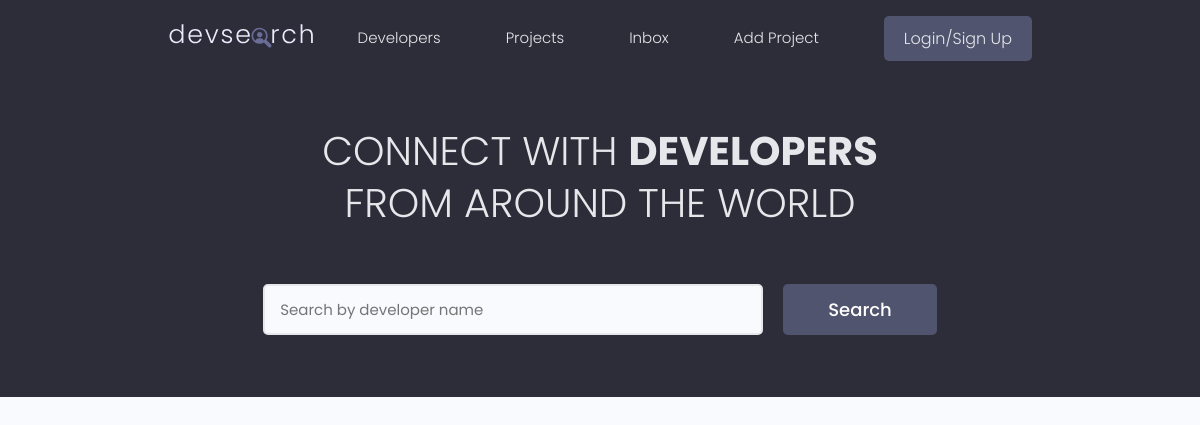
Before: / with the older database file.
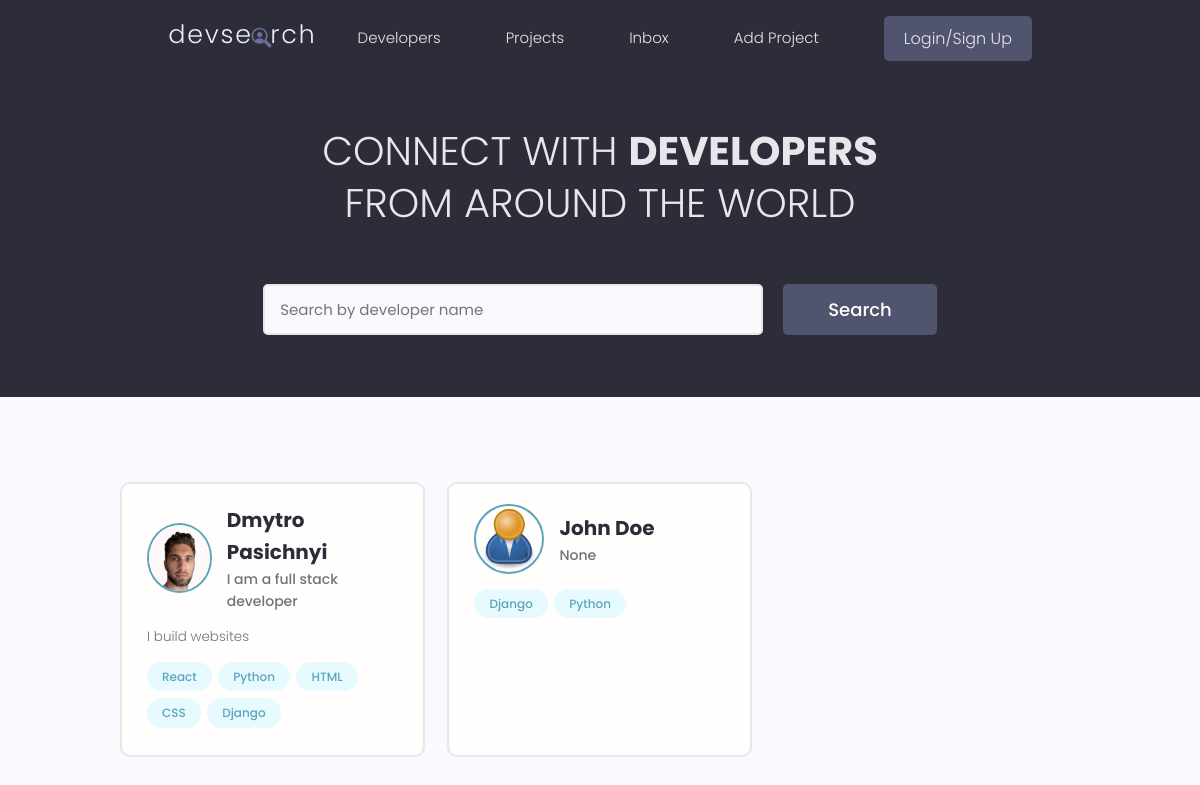
After: the same page with the newer database file.
### users/models.py (models this page shows, shortened)
class Profile(models.Model):
    user = models.OneToOneField(User, on_delete=models.CASCADE, null=True, blank=True)
    name = models.CharField(max_length=200, null=True, blank=True)
    email = models.EmailField(max_length=500, null=True, blank=True)
    username = models.CharField(max_length=200, null=True, blank=True)
    location = models.CharField(max_length=200, null=True, blank=True)
    short_intro = models.CharField(max_length=200, null=True, blank=True)
    bio = models.TextField(null=True, blank=True)
    profile_image = models.ImageField(null=True, blank=True, upload_to="profiles/", default="profiles/user-default.png")
    social_github = models.CharField(max_length=200, null=True, blank=True)
    social_twitter = models.CharField(max_length=200, null=True, blank=True)
    social_linkedin = models.CharField(max_length=200, null=True, blank=True)
    social_youtube = models.CharField(max_length=200, null=True, blank=True)
    social_website = models.CharField(max_length=200, null=True, blank=True)
    created = models.DateTimeField(auto_now_add=True)
    id = models.UUIDField(default=uuid.uuid4, unique=True,
                          primary_key=True, editable=False)

class Skill(models.Model):
    owner = models.ForeignKey(Profile, on_delete=models.CASCADE, null=True, blank=True)
    name = models.CharField(max_length=200, null=True, blank=True)
    description = models.TextField(null=True, blank=True)
    created = models.DateTimeField(auto_now_add=True)
    id = models.UUIDField(default=uuid.uuid4, unique=True,
                          primary_key=True, editable=False)
    def __str__(self):
        return str(self.name)

### users/views.py (the view)
# urls.py: path('', views.profiles, name="profiles"),
def profiles(request):
    profiles = Profile.objects.all()
    context = {"profiles": profiles}
    return render(request, 'users/profiles.html', context)

### users/templates/users/profiles.html (shortened to what this page needs)
{% extends 'main.html' %}
{% block content %}
<main class="home">
    <section class="hero-section text-center">
        <div class="container container--narrow">
            <div class="hero-section__box">
                <h2>CONNECT WITH <span>DEVELOPERS</span></h2>
                <h2>FROM AROUND THE WORLD</h2>
            </div>
            <div class="hero-section__search">
                <form class="form" action="#" method="get">
                    <div class="form__field">
                        <input class="input input--text" id="formInput#search" type="text" name="text"
                            placeholder="Search by developer name" />
                    </div>
                    <input class="btn btn--sub btn--lg" type="submit" value="Search" />
                </form>
            </div>
        </div>
    </section>
    <section class="devlist">
        <div class="container">
            <div class="grid grid--three">
                {% for profile in profiles %}
                <div class="column card">
                    <div class="dev">
                        <a href="{% url 'user-profile' profile.id %}" class="card__body">
                            <div class="dev__profile">
                                <img class="avatar avatar--md" src="{{ profile.profile_image.url }}"
                                    alt="image" />
                                <div class="dev__meta">
                                    <h3>{{profile.name}}</h3>
                                    <h5>{{profile.short_intro|slice:"60"}}</h5>
                                </div>
                            </div>
                            <p class="dev__info">{{profile.bio|slice:"150"}}</p>
                            <div class="dev__skills">
                                {% for skill in profile.skill_set.all|slice:"5" %}
                                <span class="tag tag--pill tag--main">
                                    <small>{{skill}}</small>
                                </span>
                                {% endfor %}
                            </div>
                        </a>
                    </div>
                </div>
                {% endfor %}
            </div>
        </div>
    </section>
</main>
{% endblock content %}

### templates/main.html (shortened to what this page needs)
<!DOCTYPE html>
{% load static %}
<html lang="en">
<head>
    <link rel="stylesheet" href="https://cdn.iconmonstr.com/1.3.0/css/iconmonstr-iconic-font.min.css" />
    <link rel="stylesheet" href="{% static 'uikit/styles/uikit.css' %}" />
    <link rel="stylesheet" href="{% static 'styles/app.css' %}" />
</head>
<body>
    {% include 'navbar.html' %}
    {% block content %}
    {% endblock content %}
</body>
</html>

### templates/navbar.html (shortened to what this page needs)
{% load static %}
<header class="header">
    <div class="container container--narrow">
        <a href="{% url 'profiles' %}" class="header__logo">
        <img src="{% static 'images/logo.svg' %}" alt="DevSearch Logo" />
        </a>
        <nav class="header__nav">
        <ul class="header__menu">
            <li class="header__menuItem"><a href="{% url 'profiles' %}">Developers</a></li>
            <li class="header__menuItem"><a href="{% url 'projects' %}">Projects</a></li>
            <li class="header__menuItem"><a href="">Inbox</a></li>
            <li class="header__menuItem"><a href="{% url 'create-project' %}">Add Project</a></li>
            <li class="header__menuItem"><a href="" class="btn btn--sub">Login/Sign Up</a></li>
        </ul>
        </nav>
    </div>
</header>

### static/styles/app.css (style rules this page uses)
:root { --color-sub: #2d2d39; }
.btn--sub { background-color: var(--color-sub-light); }
.card { border: 2px solid var(--color-light); }
img { width: 100%; }
.header { position: sticky; z-index: 111; background-color: var(--color-sub); padding: 1.5rem 0; }
.header > .container { display: flex; justify-content: space-between; align-items: center; }
.header__logo > img { height: 3.8rem; }
.header__nav > ul { display: inline-flex; align-items: center; list-style: none; gap: 6.5rem; }
.header__menuItem > a { color: var(--color-light); font-weight: 300; }
.hero-section { height: 40vh; display: flex; align-items: center; background-color: var(--color-sub); }
.hero-section__box { margin-bottom: 4rem; }
.hero-section__box > h2, .hero-section__box > h2 > span { font-size: 4rem; color: var(--color-light); line-height: 1.3; text-transform: uppercase; }
.hero-section__box > h2 { font-weight: 300; }
.hero-section__box > h2 > span { font-weight: 700; }
.hero-section__search > .form { display: flex; align-items: center; justify-content: center; gap: 2rem; }
.hero-section__search > .form input.input--text { width: 50rem; }
.devlist { margin-top: 8rem; }
.devlist .grid { align-items: stretch; }
.devlist .dev .dev__profile { display: flex; align-items: center; gap: 1.5rem; }
.devlist .dev .dev__meta h3 { color: var(--color-sub); font-size: 2rem; font-weight: 700; }
.devlist .dev .dev__meta h5 { color: var(--color-text); font-size: 1.4rem; font-weight: 500; }
.devlist .dev .dev__info { margin: 1.5rem 0; font-size: 1.35rem; line-height: 1.4; text-align: justify; }

### static/uikit/styles/modules/_variables.css (style rules this page uses)
:root { --color-main: #5aa5b9; --color-main-light: #e6faff; --color-sub: #3f4156; --color-sub-light: #51546e; --color-sub-lighter: #ededfd; --color-text: #737373; --color-gray: #8b8b8b; --color-light: #e5e7eb; --color-light-gray: #767676; --color-bg: #f8fafd; --color-white: #fffefd; --color-white-light: #f3f3f3; --color-success: #359e64; --color-success-bg: #def8e8; --color-error: #fc4b0b; --color-error-bg: #fff2ee; --font-base: 'Poppins', arial, helvetica, 'Segoe UI', roboto, ubuntu, sans-serif; --font-monospace: 'Fira Code', 'Courier New', courier, monospace; --font-regular: 300; --font-medium: 500; --font-bold: 700; --generic-shadow: 1px 1px 5px #00000010; --generic-transition: all 0.3s ease-in-out; }

### static/uikit/styles/modules/_base.css (style rules this page uses)
* { margin: 0; padding: 0; box-sizing: border-box; text-rendering: optimizeLegibility; color: inherit; font-size: inherit; }
html { font-size: 50%; }
@media only screen and (min-width: 480px) { html { font-size: 56.25%; } }
@media only screen and (min-width: 1200px) { html { font-size: 62.5%; } }
body { line-height: 1.6; font-weight: 400; font-size: 1.5rem; color: var(--color-text); background-color: var(--color-bg); min-height: 100vh; }

### static/uikit/styles/modules/_typography.css (style rules this page uses)
* { font-family: var(--font-base); }
h2 { font-size: 3.6rem; font-weight: var(--font-bold); }
h3 { font-size: 3.2rem; font-weight: var(--font-medium); }
h5 { font-size: 2.4rem; font-weight: var(--font-medium); }
h5, h6 { font-weight: var(--font-regular); }
p, span, strong { font-size: 1.6rem; color: var(--color-text); font-weight: var(--font-regular); }
a { padding-bottom: 2px; text-decoration: none; display: inline-block; color: var(--color-main); font-weight: var(--font-medium); }

### static/uikit/styles/modules/_utilities.css (style rules this page uses)
.container { width: 92%; max-width: 165rem; margin: 0 auto; box-sizing: border-box; }
.container--narrow { width: 92%; max-width: 120rem; }
@media screen and (min-width: 1000px) { .container { width: 90%; } }
@media screen and (min-width: 1000px) { .container--narrow { width: 85%; } }
@media screen and (min-width: 1200px) { .container { width: 80%; } }
@media screen and (min-width: 1200px) { .container--narrow { width: 72%; } }
.text-center { text-align: center; }

### static/uikit/styles/modules/_avatar.css (style rules this page uses)
.avatar { border-radius: 50%; border: 2px solid var(--color-main); object-fit: cover; }
.avatar--md { height: 7rem; width: 7rem; }

### static/uikit/styles/modules/_button.css (style rules this page uses)
.btn { display: inline-block; position: relative; cursor: pointer; background-color: var(--color-light); font-weight: var(--font-medium); color: var(--color-sub); text-decoration: none; padding: 1rem 2rem; border-radius: 0.5rem; border: none; width: -webkit-fit-content; width: -moz-fit-content; width: fit-content; height: -webkit-fit-content; height: -moz-fit-content; height: fit-content; font-size: 1.6rem; outline-width: 0; outline-color: transparent; -webkit-backface-visibility: hidden; backface-visibility: hidden; transition: all 0.3s ease-in-out; }
.btn--sub { background-color: var(--color-sub); color: var(--color-white); }
.btn--lg { font-size: 1.8rem; padding: 1.2rem 4.5rem; }

Changed rows visible on the page:
added Profile: profile_image (picture), name "Dmytro Pasichnyi", short_intro "I am a full stack developer", bio "I build websites"
added Skill: name "React", shown under "Dmytro Pasichnyi"
added Skill: name "Python", shown under "Dmytro Pasichnyi"
added Skill: name "HTML", shown under "Dmytro Pasichnyi"
added Skill: name "CSS", shown under "Dmytro Pasichnyi"
added Skill: name "Django", shown under "Dmytro Pasichnyi"
added Profile: profile_image (placeholder picture), name "John Doe", short_intro "None"
added Skill: name "Django", shown under "John Doe"
added Skill: name "Python", shown under "John Doe"
